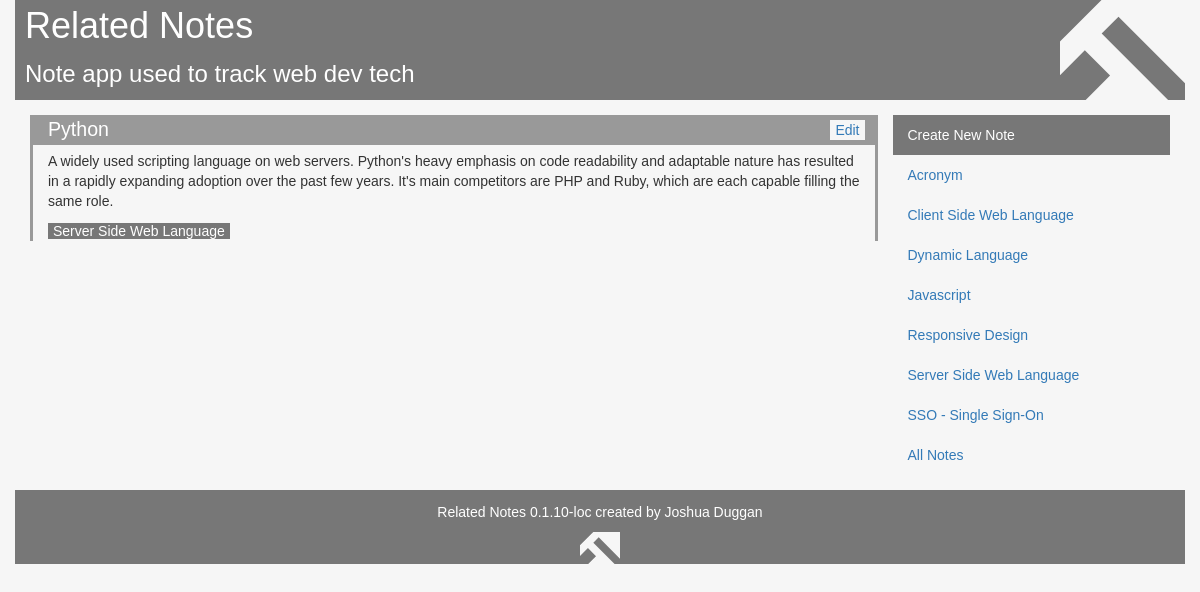
The page /?note=28 on the database its author committed.
### tables this page shows
CREATE TABLE IF NOT EXISTS `notes` (
  `id` int(11) NOT NULL AUTO_INCREMENT,
  `is_category` tinyint(1) NOT NULL DEFAULT '0',
  `name` varchar(101) NOT NULL,
  `description` text NOT NULL,
  PRIMARY KEY (`id`),
  UNIQUE KEY `id` (`id`),
  UNIQUE KEY `name` (`name`)
);

### public_html/index.php (the view, shortened to what this page needs)
<?php
require_once 'common.php';
echo "<div class='row'>\n";
echo "</div>\n";
echo "<div class='row'>\n";
$allNotes = array_key_exists('all_notes', $_GET);
$catId = array_key_exists('cat', $_GET) ? (integer)$_GET['cat'] : -1;
$noteId = array_key_exists('note', $_GET) ? (integer)$_GET['note'] : -1;
if ($catId > 1) {
  $catsRes = $db->query(
            "(SELECT * FROM notes WHERE is_category = 1 AND id = $catId) "
          . "UNION ALL (SELECT * FROM (SELECT * FROM notes "
          . "WHERE is_category = 1 AND id <> $catId ORDER BY name) tmp)")
            or handleIt($db->error);
} else {
  $catsRes = $db->query(
            "SELECT * FROM notes WHERE is_category = 1 ORDER BY name")
            or handleIt($db->error);
  if ($noteId > 1) {
    $notesRes = $db->query(
            "SELECT * FROM notes WHERE is_category <> 1 AND id = $noteId");
  }
}
echo "<div class='col-sm-9'>";
if ($allNotes) {
  echoNoteSections($notesRes);
} else if ($noteId > 1) {
  echoNoteSections($notesRes);
} else {
  echoNoteSections($catsRes);
}
echo "</div>\n";
echo "<ul class='nav col-sm-3 jd-navcol'>\n";
echo "<li class='jd-edit-nav'><a href='edit.php'>Create New Note</a></li>\n";
if ($allNotes) {
  echo "<li><a href='#'>All Notes</a><ul class='nav'>\n";
  echoNavLis($notesRes);
  echo "</ul></li>\n";
  echoNavLis($catsRes);
} else {
  echoNavLis($catsRes);
  echo "<li><a href='./?all_notes#'>All Notes</a></li>\n";
}
echo "</ul>\n";
echo "</div>\n";
echo "<div class='row'>\n";
echo "</div>\n";
function echoNoteSections($res) {
  global $db;
  while ($row = $res->fetch_assoc()) {
    echo "<section id='{$row['id']}note' class='"
       . ($row['is_category'] ? "jd-cat" : "jd-note") . "'>\n";
    echo "<div class='jd-h-block'>"
       . "<a href='edit.php?id={$row['id']}'>Edit</a>"
       . "<h3>" . htmlspecialchars($row['name']) . "</h3>"
       . "</div>\n";
    $description = htmlspecialchars($row['description']);
    $description = preg_replace('/\[url\](.*?)\[\/url\]/i',
                                '<a href="$1">$1</a>', $description);
    $description = str_replace("\n", "</p>\n<p>", $description);
    echo "<p>" . $description . "</p>\n";
    echo "<p>";
    $saRes = $db->query(
        "SELECT id, name, is_category FROM notes WHERE id IN "
        . "(SELECT note_id FROM relationships WHERE relationship_id IN "
        . "(SELECT relationship_id FROM relationships "
        . "WHERE note_id = {$row['id']}) AND note_id <> {$row['id']}) "
        . "ORDER BY is_category DESC, name");
    while ($saRow = $saRes->fetch_assoc()) {
      $nType = ($saRow['is_category']) ? 'cat' : 'note';
      echo "<a href='./?$nType={$saRow['id']}' class='jd-$nType-link'>"
        . htmlspecialchars($saRow['name']) . "</a>\n";
    }
    echo "</p>\n";
    echo "</section>\n";
  }
}
function echoNavLis($res) {
  global $catId;
  global $notesRes;
  while ($row = $res->fetch_assoc()) {
    if ($row['id'] == $catId) {
      echo "<li><a href='#'>" . htmlspecialchars($row['name']) . "</a>";
      echo "<ul class='nav'>\n";
      echoNavLis($notesRes);
      echo "</ul>\n";
    } else {
      echo "<li><a href='"
         . (($row['is_category']) ? "./?cat={$row['id']}" : "#{$row['id']}note")
         . "'>" . htmlspecialchars($row['name']) . "</a>";
    }
    echo "</li>\n";
  }
}

### public_html/main.css (style rules this page uses)
html { height: 100%; }
body { font-family: Verdana, Geneva, sans-serif; background-color: #F6F6F6; margin: 0; height: 100%; position: relative; }
section { border-left: 3px solid #2760AA; border-right: 3px solid #2760AA; margin: 15px 0; }
section > * { padding-left: 15px; padding-right: 15px; }

### public_html/relatednotes.css (style rules this page uses)
.jd-cat h3, .jd-note h3 { color: white; }
section { border-left: 3px solid #777; border-right: 3px solid #777; margin: 15px 0; }
section > * { padding-left: 15px; padding-right: 15px; }
.jd-note { padding-left: 0; padding-right: 0; border-left: 3px solid #999; border-right: 3px solid #999; }
.jd-h-block { padding-top: 0.3em; padding-bottom: 0.3em; margin-bottom: 0.4em; }
footer, .jd-h-block { background-color: #777; }
.jd-note .jd-h-block { background-color: #999; }
.jd-h-block h3 { display: inline; }
.jd-note h3 { font-size: 1.4em; }
.jd-h-block a { float: right; background-color: #F6F6F6; padding: 0 5px; margin-top: 1px; margin-right: -5px; }
.jd-navcol { margin: 15px 0; }
.jd-edit-nav { background-color: #777; color: white; }
.jd-edit-nav a { color: white; }
.jd-note-link, .jd-cat-link { background-color: #777; white-space: nowrap; color: white; padding: 0 5px; }

### rows shown on the page
notes: name "Python", description "A widely used scripting language on web servers. Python's heavy emphasis on code readability and adaptable nature has resulted in a rapidly expanding adoption over the past few years. It's main competitors are PHP and Ruby, which are each capable filling the same role."
notes: name "Server Side Web Language"
notes: name "Acronym"
notes: name "Client Side Web Language"
notes: name "Dynamic Language"
notes: name "Javascript"
notes: name "Responsive Design"
notes: name "SSO - Single Sign-On"

### other values the page prints
VERSION "0.1.10-loc"
